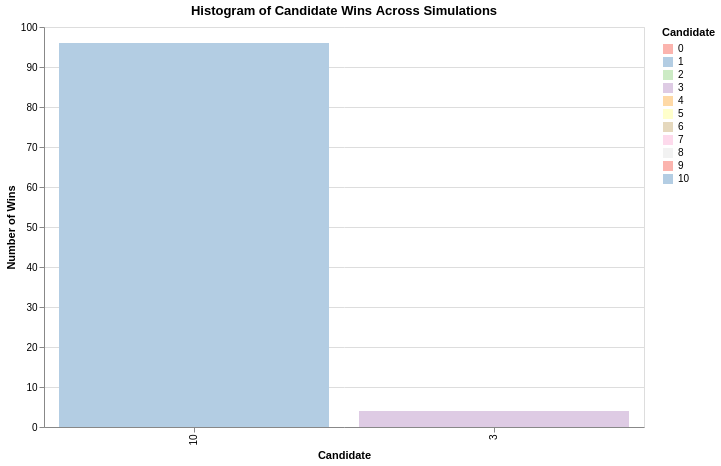

Source (notebook cell):
### Code cell
# Identify the winners
winners = (
    df_simulations
    .loc[df_simulations.groupby("simulation_number")["proportion"].idxmax()]
)

# Compute mean dissatisfaction for each winner across simulations
df_wins = (
    winners.groupby("candidate_id")
    .agg(
        wins=("candidate_id", "count"),
        mean_dissatisfaction=("mean_dissatisfaction", "mean")  # ← nouvelle colonne
    )
    .reset_index()
)

# Define color scale
all_candidates = df_simulations['candidate_id'].unique()
color_scale = alt.Scale(domain=sorted(all_candidates), scheme='pastel1')

# Create histogram of wins
hist = (
    alt.Chart(df_wins)
    .mark_bar()
    .encode(
        x=alt.X("candidate_id:N", title="Candidate", sort="-y"),
        y=alt.Y("wins:Q", title="Number of Wins"),
        color=alt.Color("candidate_id:N", scale=color_scale, legend=alt.Legend(title="Candidate")),
        tooltip=[
            alt.Tooltip("candidate_id:N", title="Candidate"),
            alt.Tooltip("wins:Q", title="Number of Wins"),
            alt.Tooltip("mean_dissatisfaction:Q", title="Mean Dissatisfaction", format=".2f")  # ← tooltip ajouté
        ]
    )
    .properties(
        width=600,
        height=400,
        title="Histogram of Candidate Wins Across Simulations"
    )
)

hist

### Figure 1 — Vega-Lite specification as saved in the notebook (floating-point values rounded to 4 significant figures)
{"config": {"view": {"continuousWidth": 300, "continuousHeight": 300}}, "data": {"name": "data-6d0d96d61d8026e886ae76f0916fb770"}, "mark": {"type": "bar"}, "encoding": {"color": {"field": "candidate_id", "legend": {"title": "Candidate"}, "scale": {"domain": [0.0, 1.0, 2.0, 3.0, 4.0, 5.0, 6.0, 7.0, 8.0, 9.0, 10.0], "scheme": "pastel1"}, "type": "nominal"}, "tooltip": [{"field": "candidate_id", "title": "Candidate", "type": "nominal"}, {"field": "wins", "title": "Number of Wins", "type": "quantitative"}, {"field": "mean_dissatisfaction", "format": ".2f", "title": "Mean Dissatisfaction", "type": "quantitative"}], "x": {"field": "candidate_id", "sort": "-y", "title": "Candidate", "type": "nominal"}, "y": {"field": "wins", "title": "Number of Wins", "type": "quantitative"}}, "height": 400, "title": "Histogram of Candidate Wins Across Simulations", "width": 600, "$schema": "https://vega.github.io/schema/vega-lite/v5.20.1.json", "datasets": {"data-6d0d96d61d8026e886ae76f0916fb770": [{"candidate_id": 3, "wins": 4, "mean_dissatisfaction": 17.94}, {"candidate_id": 10, "wins": 96, "mean_dissatisfaction": 8.007}]}}
